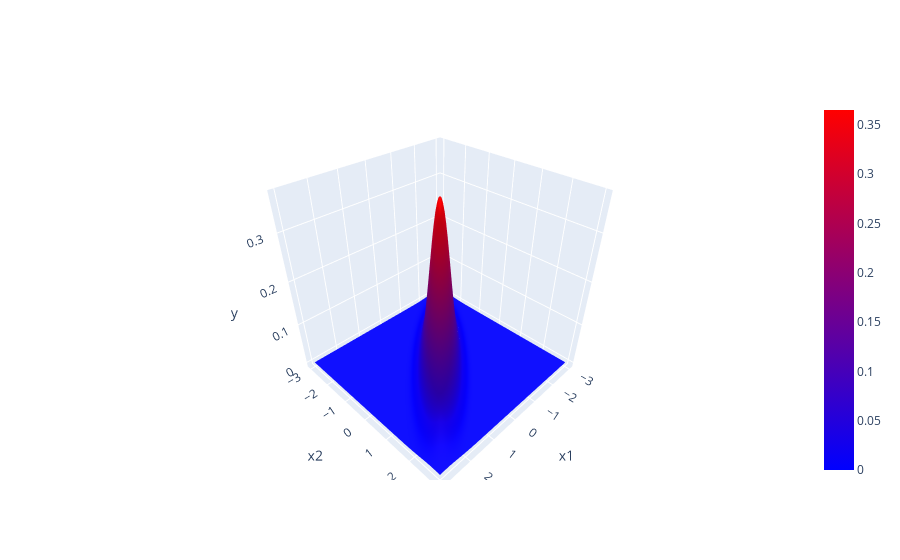

Notebook source saved alongside this figure:
### Code cell
xx, yy, zz = gauss_multiple_3dpdf(x1, x2, cov=cov1)
plot_3d(xx, yy, zz)

### Figure 1 — Plotly figure (JSON) as saved in the notebook; plotly's stock layout.template omitted (floating-point values rounded to 4 significant figures; data arrays with more than 128 entries replaced by an {"elided": "..."} marker saying what was removed)
{"data": [{"colorscale": [[0, "blue"], [1, "red"]], "type": "surface", "x": {"elided": "101x101 float values"}, "y": {"elided": "101x101 float values"}, "z": {"elided": "101x101 float values"}}], "layout": {"scene": {"xaxis": {"title": {"text": "x1"}}, "yaxis": {"title": {"text": "x2"}}, "zaxis": {"title": {"text": "y"}}}}}
